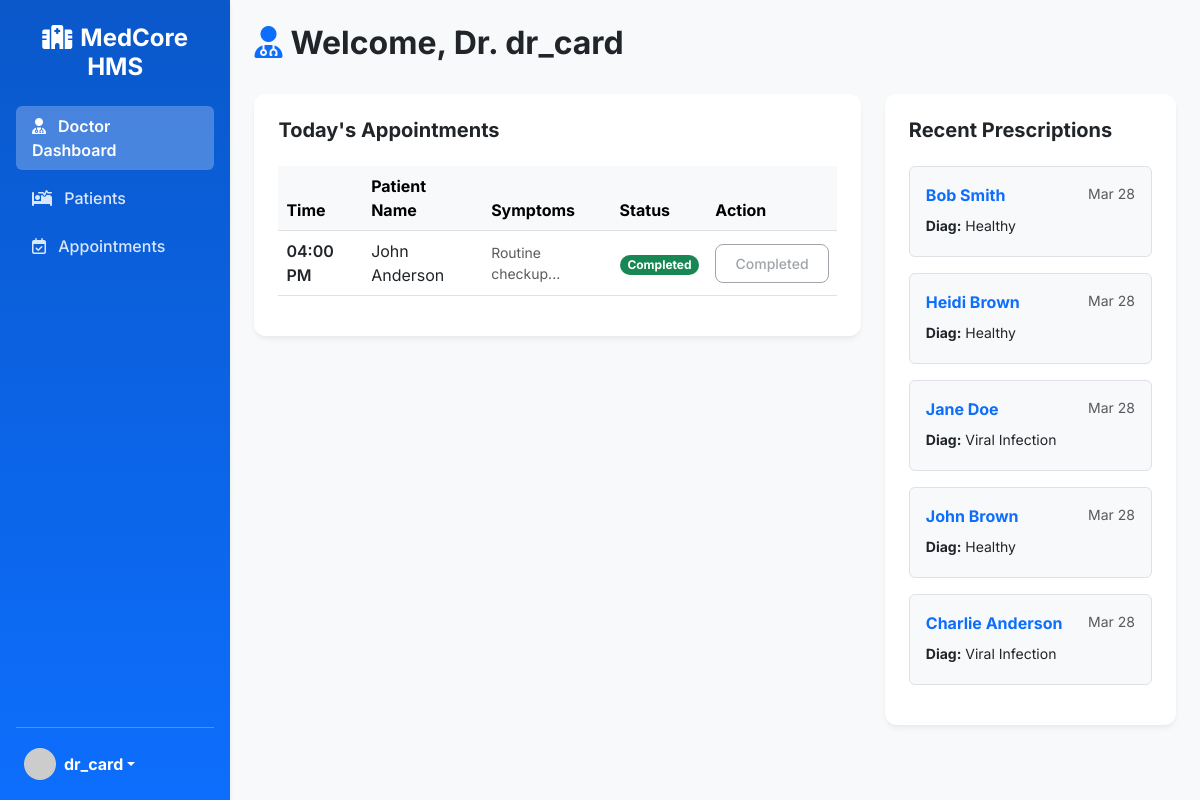
Page /doctor/dashboard (signed in) on the committed database.
### app/models.py (models this page shows, shortened)
class User(UserMixin, db.Model):
    __tablename__ = 'users'
    id = db.Column(db.Integer, primary_key=True)
    username = db.Column(db.String(64), unique=True, index=True)
    email = db.Column(db.String(120), unique=True, index=True)
    password_hash = db.Column(db.String(128))
    role = db.Column(db.String(20), nullable=False) # 'admin', 'doctor', 'receptionist'
    created_at = db.Column(db.DateTime, default=datetime.utcnow)
    last_login = db.Column(db.DateTime)
    doctor_profile = db.relationship('Doctor', backref='user', uselist=False, cascade="all, delete-orphan")
    patient_profile = db.relationship('Patient', backref='user', uselist=False, cascade="all, delete-orphan")

class Appointment(db.Model):
    __tablename__ = 'appointments'
    id = db.Column(db.Integer, primary_key=True)
    patient_id = db.Column(db.Integer, db.ForeignKey('patients.id'), nullable=False)
    doctor_id = db.Column(db.Integer, db.ForeignKey('doctors.id'), nullable=False)
    appointment_date = db.Column(db.Date, nullable=False)
    appointment_time = db.Column(db.Time, nullable=False)
    status = db.Column(db.String(20), default='scheduled') # 'scheduled', 'completed', 'cancelled', 'no-show'
    symptoms = db.Column(db.Text)
    created_at = db.Column(db.DateTime, default=datetime.utcnow)
    notes = db.Column(db.Text)
    prescription = db.relationship('Prescription', backref='appointment', uselist=False)
    billing = db.relationship('Billing', backref='appointment', uselist=False)

class Patient(db.Model):
    __tablename__ = 'patients'
    id = db.Column(db.Integer, primary_key=True)
    user_id = db.Column(db.Integer, db.ForeignKey('users.id'), nullable=True) # Optional link to user login if patients can login
    first_name = db.Column(db.String(64), nullable=False)
    last_name = db.Column(db.String(64), nullable=False)
    date_of_birth = db.Column(db.Date)
    gender = db.Column(db.String(10))
    blood_group = db.Column(db.String(5))
    phone = db.Column(db.String(20))
    address = db.Column(db.Text)
    emergency_contact = db.Column(db.String(100))
    medical_history = db.Column(db.Text)
    created_at = db.Column(db.DateTime, default=datetime.utcnow)
    appointments = db.relationship('Appointment', backref='patient', lazy='dynamic')
    bills = db.relationship('Billing', backref='patient', lazy='dynamic')
    medical_records = db.relationship('MedicalRecord', backref='patient', lazy='dynamic')

class Prescription(db.Model):
    __tablename__ = 'prescriptions'
    id = db.Column(db.Integer, primary_key=True)
    appointment_id = db.Column(db.Integer, db.ForeignKey('appointments.id'), nullable=False)
    diagnosis = db.Column(db.Text)
    medicines = db.Column(db.Text) # JSON [{"name": "Aspirin", "dosage": "1x/day", "duration": "5 days"}]
    instructions = db.Column(db.Text)
    follow_up_date = db.Column(db.Date)
    created_at = db.Column(db.DateTime, default=datetime.utcnow)

### app/blueprints/doctor.py (the view)
@doctor_bp.route('/dashboard')
@login_required
@role_required(['doctor'])
def dashboard():
    doctor = current_user.doctor_profile
    if not doctor:
        flash("Doctor profile not found.", "danger")
        return redirect(url_for('auth_bp.login'))
    todays_appointments = Appointment.query.filter_by(
        doctor_id=doctor.id, appointment_date=date.today()
    ).all()
    recent_prescriptions = Prescription.query.join(Appointment).filter(
        Appointment.doctor_id == doctor.id
    ).order_by(Prescription.created_at.desc()).limit(5).all()
    return render_template('doctor/dashboard.html',
                            doctor=doctor,
                            appointments=todays_appointments,
                            prescriptions=recent_prescriptions)

### app/models.py (called while the page is built)
@login_manager.user_loader
def load_user(user_id):
    return User.query.get(int(user_id))

### app/templates/doctor/dashboard.html
{% extends "base.html" %}
{% block content %}
<div class="d-flex justify-content-between align-items-center mb-4">
    <h2 class="fw-bold text-dark"><i class="fa-solid fa-user-md text-primary me-2"></i>Welcome, Dr. {{ doctor.user.username }}</h2>
</div>
<div class="row g-4">
    <div class="col-md-8">
        <div class="card p-4 mb-4">
            <h5 class="fw-bold mb-4">Today's Appointments</h5>
            <div class="table-responsive">
                <table class="table table-hover align-middle">
                    <thead class="table-light">
                        <tr>
                            <th>Time</th>
                            <th>Patient Name</th>
                            <th>Symptoms</th>
                            <th>Status</th>
                            <th>Action</th>
                        </tr>
                    </thead>
                    <tbody>
                        {% for appt in appointments %}
                        <tr>
                            <td class="fw-semibold">{{ appt.appointment_time.strftime('%I:%M %p') }}</td>
                            <td>{{ appt.patient.first_name }} {{ appt.patient.last_name }}</td>
                            <td class="text-muted small">{{ appt.symptoms[:30] + '...' if appt.symptoms else 'N/A' }}</td>
                            <td>
                                <span class="badge bg-{{ 'success' if appt.status == 'completed' else 'warning' }} rounded-pill">
                                    {{ appt.status.capitalize() }}
                                </span>
                            </td>
                            <td>
                                {% if appt.status != 'completed' %}
                                <a href="{{ url_for('doctor_bp.prescribe', id=appt.id) }}" class="btn btn-sm btn-primary">
                                    <i class="fa-solid fa-notes-medical me-1"></i> Prescribe
                                </a>
                                {% else %}
                                <a href="#" class="btn btn-sm btn-outline-secondary disabled">Completed</a>
                                {% endif %}
                            </td>
                        </tr>
                        {% else %}
                        <tr>
                            <td colspan="5" class="text-center text-muted py-4">No appointments for today.</td>
                        </tr>
                        {% endfor %}
                    </tbody>
                </table>
            </div>
        </div>
    </div>
    <div class="col-md-4">
        <div class="card p-4 mb-4">
            <h5 class="fw-bold mb-4">Recent Prescriptions</h5>
            {% for pres in prescriptions %}
            <div class="border p-3 rounded mb-3 bg-light">
                <div class="d-flex justify-content-between mb-2">
                    <strong class="text-primary">{{ pres.appointment.patient.first_name }} {{ pres.appointment.patient.last_name }}</strong>
                    <small class="text-muted">{{ pres.created_at.strftime('%b %d') }}</small>
                </div>
                <p class="mb-1 small"><strong>Diag:</strong> {{ pres.diagnosis }}</p>
            </div>
            {% else %}
            <p class="text-muted py-2">No recent prescriptions.</p>
            {% endfor %}
        </div>
    </div>
</div>
{% endblock %}

### app/templates/base.html (shortened to what this page needs)
<!DOCTYPE html>
<html lang="en">
<head>
    <link href="https://cdn.jsdelivr.net/npm/bootstrap@5.3.0/dist/css/bootstrap.min.css" rel="stylesheet">
    <link rel="stylesheet" href="https://cdnjs.cloudflare.com/ajax/libs/font-awesome/6.4.0/css/all.min.css">
    <link rel="stylesheet" href="https://cdn.datatables.net/1.13.4/css/dataTables.bootstrap5.min.css">
    <link rel="stylesheet" href="{{ url_for('static', filename='css/style.css') }}">
</head>
<body class="bg-light">
    <div id="wrapper" class="d-flex">
        {% if current_user.is_authenticated %}
        <nav id="sidebar" class="bg-primary text-white p-3 vh-100 position-sticky top-0 shadow-sm d-flex flex-column">
            <h4 class="mb-4 text-center mt-2 fw-bold text-white"><i class="fa-solid fa-hospital me-2"></i>MedCore HMS</h4>
            <ul class="nav flex-column mb-auto">
                {% if current_user.role == 'doctor' %}
                <li class="nav-item mb-2">
                    <a href="{{ url_for('doctor_bp.dashboard') }}" class="nav-link text-white sidebar-link rounded {% if request.endpoint == 'doctor_bp.dashboard' %}active{% endif %}">
                        <i class="fa-solid fa-user-md me-2"></i> Doctor Dashboard
                    </a>
                </li>
                {% endif %}
                {% if current_user.role in ['admin', 'doctor', 'receptionist'] %}
                <li class="nav-item mb-2">
                    <a href="{{ url_for('patient_bp.list_patients') }}" class="nav-link text-white sidebar-link rounded {% if 'patient_bp' in request.endpoint %}active{% endif %}">
                        <i class="fa-solid fa-bed-pulse me-2"></i> Patients
                    </a>
                </li>
                <li class="nav-item mb-2">
                    <a href="{{ url_for('appointment_bp.list_appointments') }}" class="nav-link text-white sidebar-link rounded {% if 'appointment_bp' in request.endpoint %}active{% endif %}">
                        <i class="fa-regular fa-calendar-check me-2"></i> Appointments
                    </a>
                </li>
                {% endif %}
            </ul>
            <hr class="mt-auto">
            <div class="dropdown">
                <a href="#" class="d-flex align-items-center text-white text-decoration-none dropdown-toggle px-2 py-1" id="dropdownUser1" data-bs-toggle="dropdown" aria-expanded="false">
                    <img src="https://ui-avatars.com/api/?name={{ current_user.username }}&background=EBF4FF&color=1e40af" alt="" width="32" height="32" class="rounded-circle me-2">
                    <strong>{{ current_user.username }}</strong>
                </a>
            </div>
        </nav>
        {% endif %}
        <main class="w-100 flex-grow-1 p-4" style="min-height: 100vh;">
            <div class="toast-container position-fixed top-0 end-0 p-3" style="z-index: 1055;">
            </div>
            {% block content %}{% endblock %}
        </main>
    </div>
</body>
</html>

### app/static/css/style.css (style rules this page uses)
:root { --primary-color: #0d6efd; --primary-dark: #0a58ca; --bg-light: #f8f9fa; --text-dark: #212529; }
body { font-family: 'Inter', sans-serif; background-color: #f4f7f6 !important; }
#sidebar { width: 280px; background: linear-gradient(180deg, var(--primary-dark) 0%, var(--primary-color) 100%) !important; transition: all 0.3s; }
.sidebar-link { transition: background-color 0.2s, color 0.2s; font-weight: 500; opacity: 0.85; }
.sidebar-link.active { background-color: rgba(255, 255, 255, 0.25); font-weight: 600; opacity: 1; }
.card { border: none; border-radius: 12px; box-shadow: 0 4px 6px -1px rgba(0, 0, 0, 0.05), 0 2px 4px -1px rgba(0, 0, 0, 0.03); transition: transform 0.2s; }
.btn { border-radius: 8px; padding: 0.5rem 1.2rem; font-weight: 500; }

### rows in the picture
User: username "dr_card", user.username "dr_card"
Appointment: appointment_time "04:00 PM", patient.first_name "John", patient.last_name "Anderson", symptoms "Routine checkup...", status "Completed"
Prescription: appointment.patient.first_name "Bob", appointment.patient.last_name "Smith", created_at "Mar 28", diagnosis "Healthy"
Prescription: appointment.patient.first_name "Heidi", appointment.patient.last_name "Brown", created_at "Mar 28", diagnosis "Healthy"
Prescription: appointment.patient.first_name "Jane", appointment.patient.last_name "Doe", created_at "Mar 28", diagnosis "Viral Infection"
Prescription: appointment.patient.first_name "John", appointment.patient.last_name "Brown", created_at "Mar 28", diagnosis "Healthy"
Prescription: appointment.patient.first_name "Charlie", appointment.patient.last_name "Anderson", created_at "Mar 28", diagnosis "Viral Infection"
